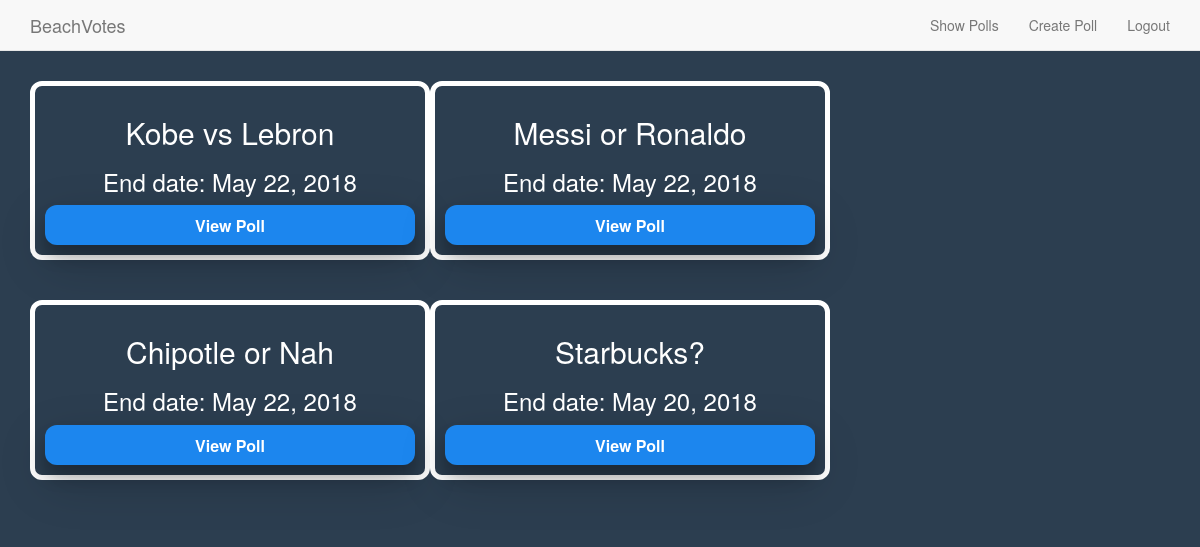
The page /poll/view_all_polls (signed in) on the database its author committed.
### poll/models.py (models this page shows, shortened)
class Poll(models.Model):
    category = models.ForeignKey(Category, on_delete=models.CASCADE)
    poll_creator = models.ForeignKey(User, on_delete=models.CASCADE)
    title_question = models.CharField(max_length = 128, unique = True, null = False)
    start_date = models.DateField(default = datetime.date.today, null = False)
    end_date =  models.DateField(default = datetime.date.today() + datetime.timedelta(days=1),
                                 null = False)
    def __init__(self, *args, **kwargs):
        models.Model.__init__(self, *args, **kwargs)

### poll/views.py (the view)
@login_required
def view_all_polls(request):
    context_dict = { 'polls' : Poll.objects.all() }
    return render(request, 'poll/view_all_polls.html', context_dict)

### templates/poll/view_all_polls.html
{% extends 'poll/base.html' %}
{% load staticfiles %}
{% block body_block %}
<div class="container" style="margin-top: 30px;">
  {% if polls %}
    {% for poll in polls %}
      <div class="row col-xs-6 col-sm-6 col-md-4 text-center pollcontainer">
        <h2>{{ poll.title_question }}</h2>
        <h3>End date: {{ poll.end_date }}</h3>
        <a href="{% url 'view_poll' poll.id user.id %}" class = "categorybutton">
        View Poll
        </a>
      </div>
    {% endfor %}
  {% else %}
    <h1 class="text-center">There are no polls to show in this category</h1>
  {% endif %}
</div>
{% endblock %}

### static/stylesheets/base.css (style rules this page uses)
body { color: white; background-color: #2c3e50; }
.pollcontainer { display: table-cell; border-collapse: separate; border-spacing: 15px, 50px; margin-right: auto; flex-wrap: wrap; margin: auto; width: 400px; border-radius: 12px; font-weight: bolder; text-align: center; padding: 10px; margin-bottom: 40px; border: 5px solid white; }
.categorybutton { text-decoration: none; display:block; background-color: #1C86EE; text-align: center; font-size: 16px; font-weight: 600; border-radius:12px; border: #EEC591; box-shadow: 0 12px 16px 0 rgba(0,0,0,0.24), 0 17px 50px 0 rgba(0,0,0,0.19); width: 370px; height: 40px; cursor: pointer; color:white; padding: 10px; }

### rows shown on the page
Poll: title_question "Kobe vs Lebron", end_date "May 22, 2018"
Poll: title_question "Messi or Ronaldo", end_date "May 22, 2018"
Poll: title_question "Chipotle or Nah", end_date "May 22, 2018"
Poll: title_question "Starbucks?", end_date "May 20, 2018"
